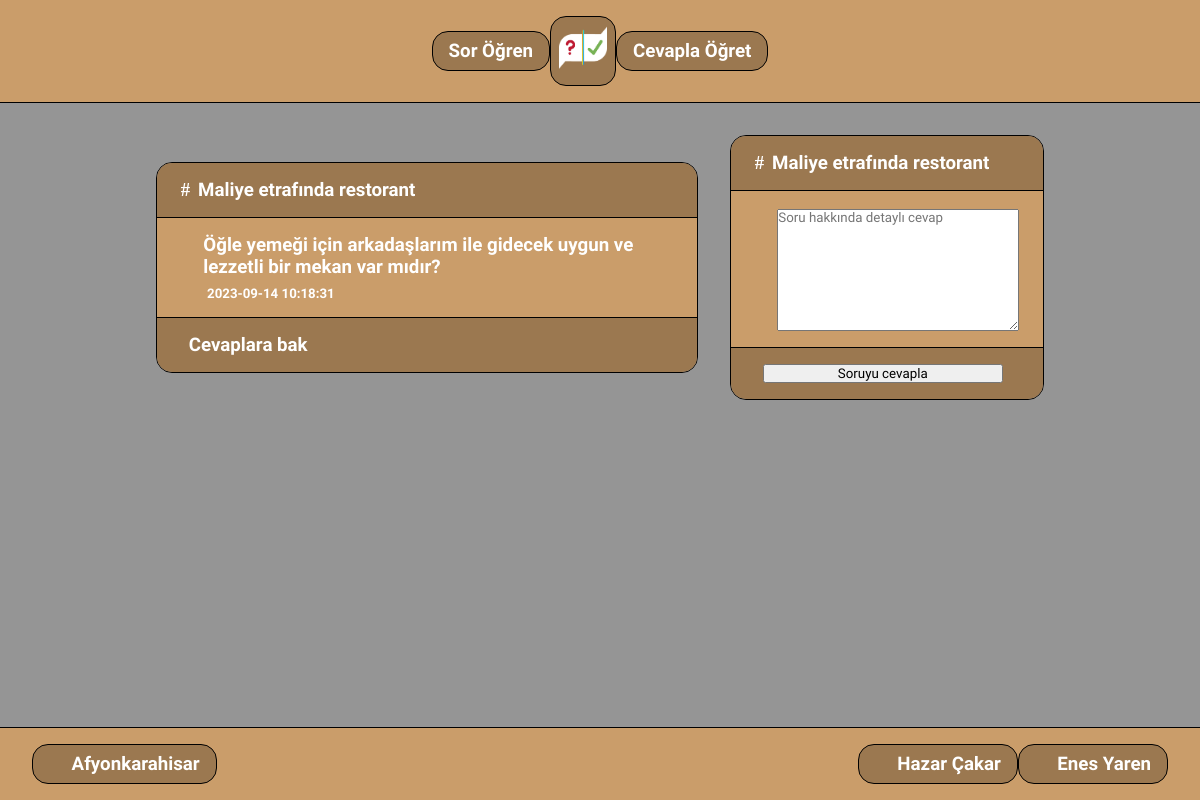
Screenshot of /canswer.php?id=11 with the database file from the repository.
### tables this page shows
CREATE TABLE questions (
      id INTEGER PRIMARY KEY AUTOINCREMENT, 
      title TEXT, 
      question TEXT, 
      time DATETIME DEFAULT CURRENT_TIMESTAMP
    );

### canswer.php (the view, shortened to what this page needs)
<?php
include 'functions.php';
$pdo = pdo_connect_sqlite();
  $stmt = $pdo->prepare('SELECT * FROM questions WHERE id = ?');
  $stmt->execute([ $_GET['id'] ]);
  $question = $stmt->fetch(PDO::FETCH_ASSOC);
?>
<?=template_header('Anasayfa')?>
<?php {
  echo '<div class="message-box">';
      echo '<div class="title"><h3><i class="fa-solid fa-hashtag"></i>' . $question['title'] . '</h3></div>';
      echo '<div class="question"><h3><i class="fa-regular fa-message"></i>' . $question['question'] . '</h3><h5><i class="fa-regular fa-calendar"></i>' . $question['time'] . '</h5></div>';
      echo '<a class="footer" href="lanswer.php?id=' . $question['id'] . '"><h3><i class="fa-regular fa-message-check"></i>Cevaplara bak</h3></a>';
  echo '</div>';
  } ?>
<?php echo '
<form class="form-box" action="canswer.php?id=' . $question['id'] . '" method="post">' ?>
    <?php
      echo '<div class="title"><h3><i class="fa-solid fa-hashtag"></i>' . $question['title'] . '</h3></div>'
    ?>
    <div class="answer"><h3><i class="fa-regular fa-message"></i><textarea name="answer" id="answer" placeholder="Soru hakkında detaylı cevap" required></textarea></h3></div>
    <div class="footer" ><h3><i class="fa-regular fa-message-check"></i><input type="submit" value="Soruyu cevapla"></h3></a>
</form>
<?=template_footer()?>

### assets/style.css (style rules this page uses)
* { margin: 0; padding: 0; font-family: "Carlito", sans-serif; }
.content { height: 100vh; background-color: #959595; }
.middle p, .middle .form-box .footer, .middle .form-box .answer, .middle .form-box .question, .middle .form-box .title, .msg1, .middle .form-box .msg, .middle .message-box .footer, .middle .message-box .answers, .middle .message-box .question, .middle .message-box .title { padding: 1rem; color: #ffffff; }
.middle .form-box .footer h3, .middle .form-box .answer h3, .middle .form-box .question h3, .middle .form-box .title h3, .msg1 h3, .middle .form-box .msg h3, .middle .message-box .footer h3, .middle .message-box .answers h3, .middle .message-box .question h3, .middle .message-box .title h3 { padding: 0 0.5rem; display: flex; align-items: baseline; }
.middle .form-box .footer h3 i, .middle .form-box .answer h3 i, .middle .form-box .question h3 i, .middle .form-box .title h3 i, .msg1 h3 i, .middle .form-box .msg h3 i, .middle .message-box .footer h3 i, .middle .message-box .answers h3 i, .middle .message-box .question h3 i, .middle .message-box .title h3 i { padding-right: 0.5rem; }
.middle .form-box .footer h3 input, .middle .form-box .answer h3 input, .middle .form-box .question h3 input, .middle .form-box .title h3 input, .msg1 h3 input, .middle .form-box .msg h3 input, .middle .message-box .footer h3 input, .middle .message-box .answers h3 input, .middle .message-box .question h3 input, .middle .message-box .title h3 input { width: 20vw; }
.middle .form-box .footer h3 textarea, .middle .form-box .answer h3 textarea, .middle .form-box .question h3 textarea, .middle .form-box .title h3 textarea, .msg1 h3 textarea, .middle .form-box .msg h3 textarea, .middle .message-box .footer h3 textarea, .middle .message-box .answers h3 textarea, .middle .message-box .question h3 textarea, .middle .message-box .title h3 textarea { height: 15vh; width: 20vw; }
.middle .message-box .question h5 { padding: 0.5rem 1rem; padding-bottom: 0; display: flex; align-items: baseline; }
.middle .message-box .question h5 i { padding-right: 0.5rem; }
.middle .message-box .title { background-color: #9b7850; }
.middle .message-box .question { background-color: #ca9d6a; border-top: 1px solid #000000; border-bottom: 1px solid #000000; }
.middle .message-box .footer { background-color: #9b7850; text-decoration: none; transition: 0.5s ease-in-out; }
.middle .form-box .title { background-color: #9b7850; }
.middle .form-box .answer { max-width: 100%; background-color: #ca9d6a; border-top: 1px solid #000000; border-bottom: 1px solid #000000; }
.middle .form-box .footer { background-color: #9b7850; text-decoration: none; }
.middle .form-box, .middle .message-box { margin: 1rem; max-width: 30%; display: flex; flex-direction: column; justify-content: left; align-content: flex-start; border: 1px solid #000000; border-radius: 1rem; line-break: auto; overflow: hidden; }
@media (max-width: 1200px) { .middle .form-box, .middle .message-box { max-width: 45%; } }

### rows the page displays
questions: title "Maliye etrafında restorant", question "Öğle yemeği için arkadaşlarım ile gidecek uygun ve lezzetli bir mekan var mıdır?", time "2023-09-14 10:18:31"
